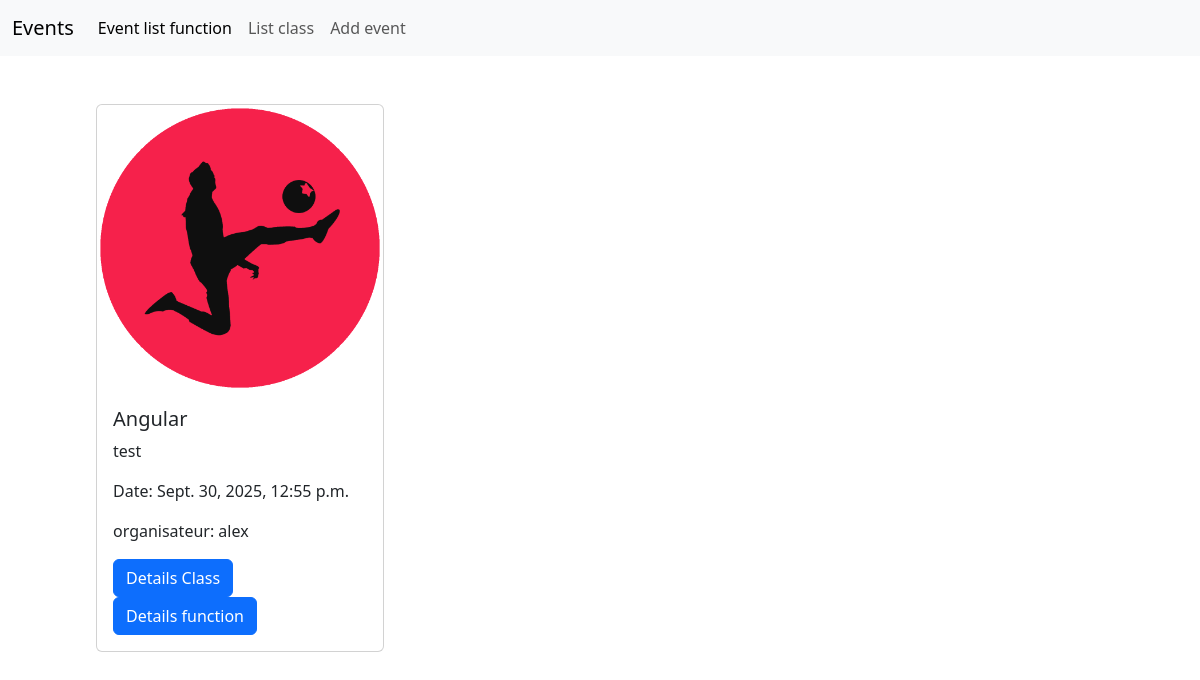
The page /list/ on the database as committed earlier.
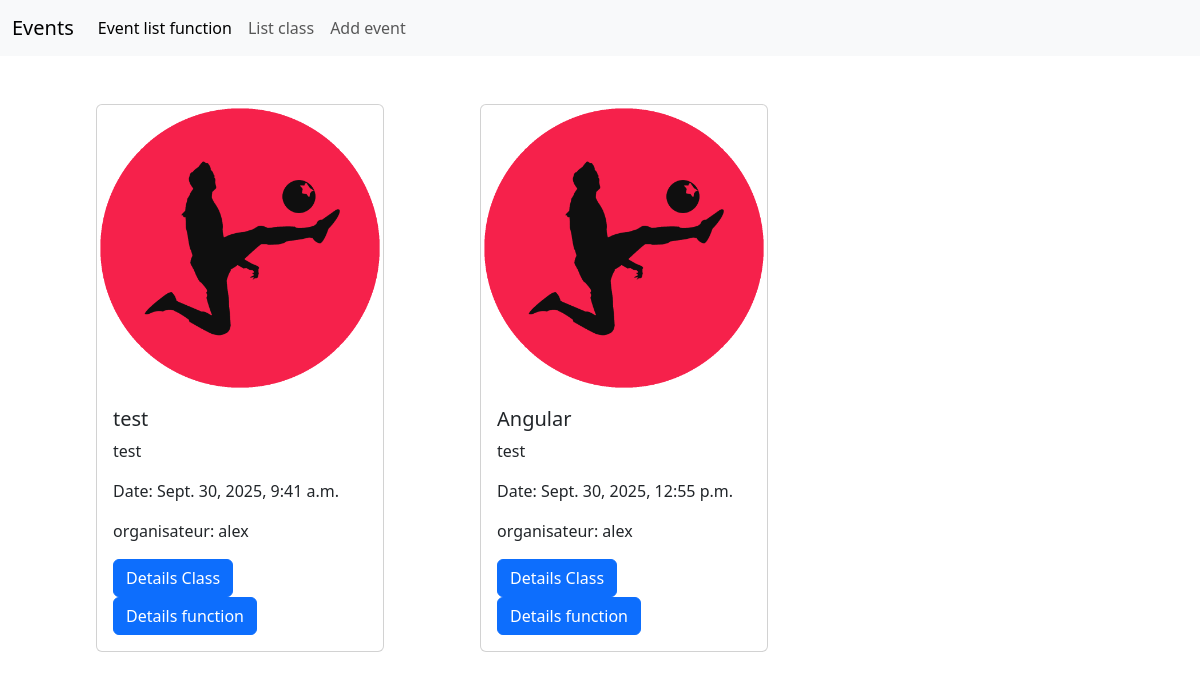
The same page on the database as committed later.
### Event/models.py (models this page shows, shortened)
class Event(models.Model):
    title = models.CharField(max_length=30)
    description = models.TextField()
    image=models.ImageField(upload_to='images' , null=True)
    category = models.CharField(max_length=20 , choices=category_list)
    state = models.BooleanField(default=True)
    nbr_participants = models.IntegerField(default=0)
    evt_date= models.DateTimeField()
    creation_date= models.DateField(auto_now_add=True)
    updated_date= models.DateField(auto_now=True)
    organisateur = models.ForeignKey(Person , on_delete=models.SET_NULL , null=True )
    participant= models.ManyToManyField(Person , through="Participants" , related_name="participant")
    class Meta:
        constraints = [
            models.CheckConstraint(check=models.Q(evt_date__gt=datetime.now()) , name="Please check event date")
        ]

### Person/models.py (models this page shows)
class Person(AbstractUser):
    cin =models.CharField(max_length=8 , primary_key=True , validators=[valide_cin])
    email = models.EmailField(max_length=30 , validators=[valide_email])
    username = models.CharField(max_length=20 , unique=True)
    USERNAME_FIELD="username"
    class Meta:
        verbose_name="Person"

### Event/views.py (the view)
# urls.py: path('list/' , listEvents , name="listfunction"),
def listEvents(request):
    events = Event.objects.filter(state=True)
    return render(request,'event/list.html' , {"list":events})

### Template/event/list.html
{% extends 'base.html' %}
{% block content %}
<div class="d-flex p-5">
 {% for event in list %}
<div class="card  mx-5" style="width: 18rem;">
  <img src="{{event.image.url}}" class="card-img-top" alt="...">
  <div class="card-body">
    <h5 class="card-title">{{event.title}}</h5>
    <p class="card-text"> {{event.description}}</p>
        <p class="card-text"> Date: {{event.evt_date}}</p>
    <p class="card-text"> organisateur:  {{event.organisateur}}</p>
    <a href="{% url 'detailsClass'  event.id %}" class="btn btn-primary">Details Class</a>
    <a href="{% url 'details'  event.id %}" class="btn btn-primary">Details function</a>
  </div>
</div>
{% endfor %}
</div>
{% endblock %}

Rows that differ between the two databases and show on the page:
now on this page (row edited): Event: image (picture), title "test", description "test", evt_date "Sept. 30, 2025, 9:41 a.m.", organisateur "alex"
